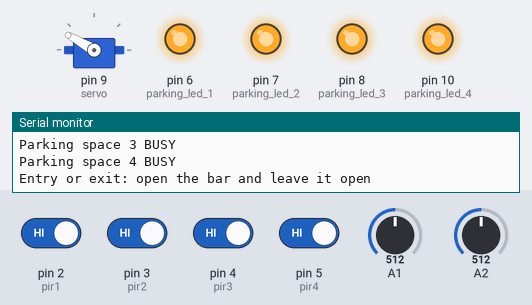
This sketch was run on a simulated Arduino Uno, built with avr-gcc and run on an emulated ATmega328P. Parts: servo, output pins drawn as LEDs (lit = HIGH), the last lines printed to the serial monitor. The inputs (shaded band) are chosen by the test bench; at power-on: pin 2 (pir1), pin 3 (pir2), pin 4 (pir3), pin 5 (pir4) HIGH, A1 = 512, A2 = 512.

Above: at 1.3 s.
1.4 s: pin 2 (pir1) driven LOW
At 2.8 s:
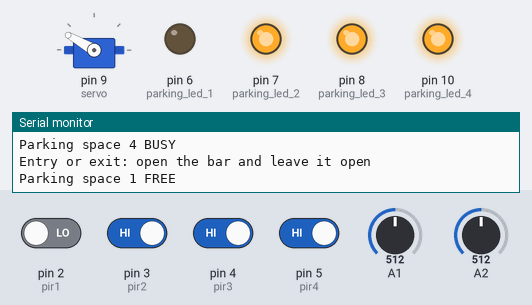
3.1 s: pin 3 (pir2) driven LOW
At 3.7 s:
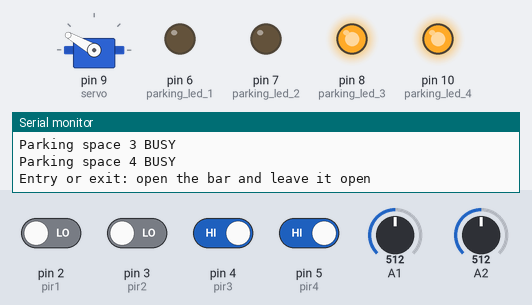
4.8 s: pin 4 (pir3) driven LOW
At 5.7 s:
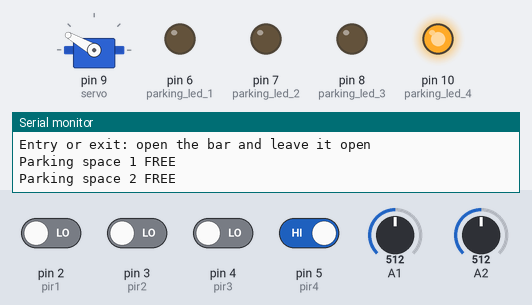
6.6 s: pin 2 (pir1) driven HIGH
At 7.6 s:
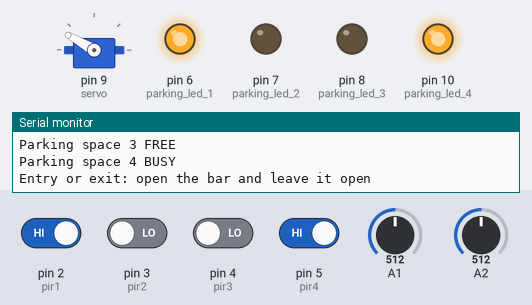
8.3 s: pin 5 (pir4) driven LOW
At 9.6 s:
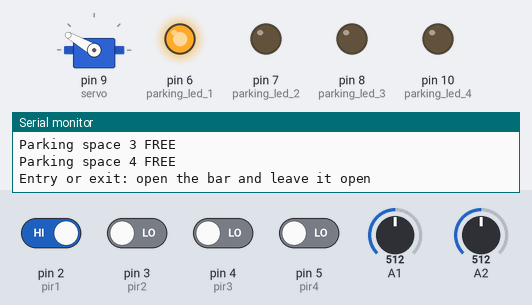
10.0 s: pin 3 (pir2) driven HIGH
At 11.6 s:
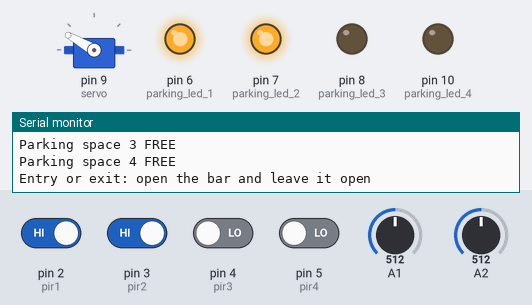
Timing chart, 0 to 12.7 s (numbered marks = the images above; inputs shaded):
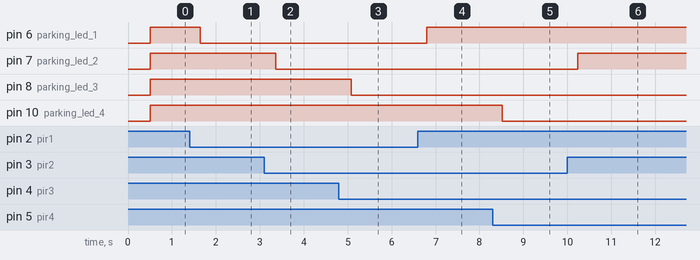

The sketch:

smart_parking.ino
```cpp
#include <Servo.h>

// #define parking_led_1 5
//inizialize micro servo 9g
Servo servo;
const int parking_led_1 = 6;
const int parking_led_2 = 7;
const int parking_led_3 = 8;
const int parking_led_4 = 10;
const int pir1 = 2; // input pin (IR LED parking space 1)
const int pir2 = 3;
const int pir3 = 4;
const int pir4 = 5;


void setup() {

  // initialize serial communication at 9600 bits per second:
  Serial.begin(9600);
  pinMode(parking_led_1, OUTPUT);
  pinMode(parking_led_2, OUTPUT);
  pinMode(parking_led_3, OUTPUT);
  pinMode(parking_led_4, OUTPUT);
  pinMode(pir1, INPUT);
  pinMode(pir2, INPUT);
  pinMode(pir3, INPUT);
  pinMode(pir4, INPUT);

  //attach the servo to pin 9
  servo.attach(9);
}

void loop() {

  // reads the input on analog pin A2 (value between 0 and 1023)
  int analogValueEntry = analogRead(A2);

  //ENABLE THE FOLLOWING CODE TO CHECK THE ISOLATION OF THE LIGHT SENSOR
  /*
  Serial.print("Analog reading entry: ");
  Serial.print(analogValueEntry);   // the raw analog reading


  // We'll have a few threshholds, qualitatively determined
  if (analogValueEntry < 10) {
    Serial.println(" - Dark");
  } else if (analogValueEntry < 200) {
    Serial.println(" - Dim");
  } else if (analogValueEntry < 500) {
    Serial.println(" - Light");
  } else if (analogValueEntry < 800) {
    Serial.println(" - Bright");
  } else {
    Serial.println(" - Very bright");
  }
  */


  // reads the input on analog pin A1 (value between 0 and 1023)
  int analogValueExit = analogRead(A1);

  //ENABLE THE FOLLOWING CODE TO CHECK THE ISOLATION OF THE LIGHT SENSOR
  /*
  Serial.print("Analog reading exit: ");
  Serial.print(analogValueExit);   // the raw analog reading


  // We'll have a few threshholds, qualitatively determined

  if (analogValueExit < 10) {
    Serial.println(" - Dark");
  } else if (analogValueExit < 200) {
    Serial.println(" - Dim");
  } else if (analogValueExit < 500) {
    Serial.println(" - Light");
  } else if (analogValueExit < 800) {
    Serial.println(" - Bright");
  } else {
    Serial.println(" - Very bright");
  }
  */

  if(analogValueEntry < 800 || analogValueExit < 800){
    Serial.println("Entry or exit: open the bar and leave it open");
    servo.write(150);
  } else{
    Serial.println("Leave the bar closed or close it");
    servo.write(60);
  }

  delay(500);


  //parking space 1
  int sensorOut1 = digitalRead(pir1);

  if(sensorOut1==LOW){
    digitalWrite(parking_led_1, LOW);
    Serial.println("Parking space 1 FREE");
  }
  else{
    digitalWrite(parking_led_1, HIGH);
    Serial.println("Parking space 1 BUSY");
  }
  // delay(1000);


  //parking space 2
  int sensorOut2 = digitalRead(pir2);

  if(sensorOut2==LOW){
    digitalWrite(parking_led_2, LOW);
    Serial.println("Parking space 2 FREE");
  }
  else{
    digitalWrite(parking_led_2, HIGH);
    Serial.println("Parking space 2 BUSY");
  }


  //parking space 3
  int sensorOut3 = digitalRead(pir3);

  if(sensorOut3==LOW){
    digitalWrite(parking_led_3, LOW);
    Serial.println("Parking space 3 FREE");
  }
  else{
    digitalWrite(parking_led_3, HIGH);
    Serial.println("Parking space 3 BUSY");
  }


  //parking space 4
  int sensorOut4 = digitalRead(pir4);

  if(sensorOut4==LOW){
    digitalWrite(parking_led_4, LOW);
    Serial.println("Parking space 4 FREE");
  }
  else{
    digitalWrite(parking_led_4, HIGH);
    Serial.println("Parking space 4 BUSY");
  }
}
```

Measured:
- after the input at 1.4 s, pin 6 (parking_led_1): HIGH → LOW after 0.25 s
- after the input at 3.1 s, pin 7 (parking_led_2): HIGH → LOW after 0.27 s
- after the input at 4.8 s, pin 8 (parking_led_3): HIGH → LOW after 0.28 s
- after the input at 6.6 s, pin 6 (parking_led_1): LOW → HIGH after 0.20 s
- after the input at 8.3 s, pin 10 (parking_led_4): HIGH → LOW after 0.22 s
- after the input at 10.0 s, pin 7 (parking_led_2): LOW → HIGH after 0.24 s
